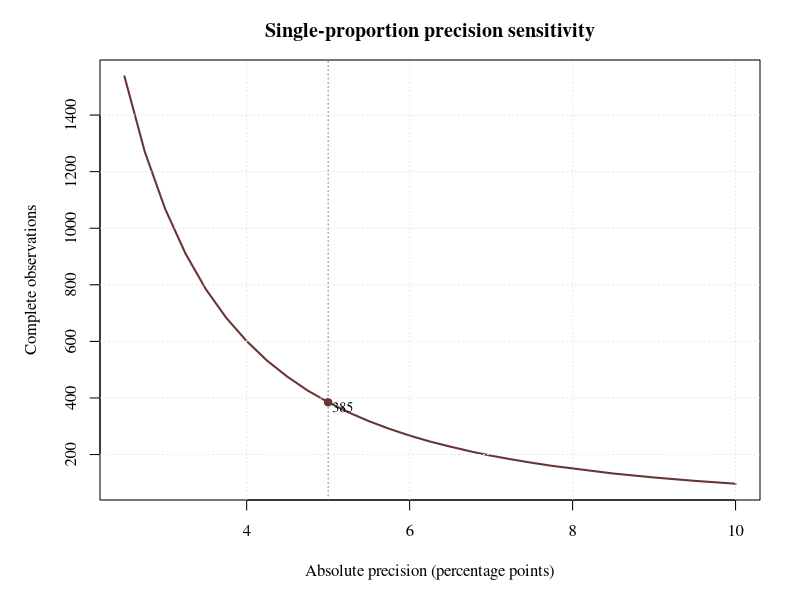

This chart was generated by the following R code:
# Optional reproducible figure generation with base R; run from book root.
dir.create("assets", showWarnings=FALSE)
precision <- seq(.025,.10,by=.0025)
n <- ceiling(qnorm(.975)^2*.25 / precision^2)
png("assets/precision-sensitivity.png", width=1350,height=800,res=160)
par(mar=c(5,5,3,2),family="serif")
plot(precision*100,n,type="l",lwd=2,col="#683434",
     xlab="Absolute precision (percentage points)",ylab="Complete observations",
     main="Single-proportion precision sensitivity")
abline(v=5,lty=3,col="gray50")
points(5,385,pch=19,col="#683434")
text(5,385," 385",adj=c(0,1),cex=.85)
grid(col="gray90")
dev.off()
